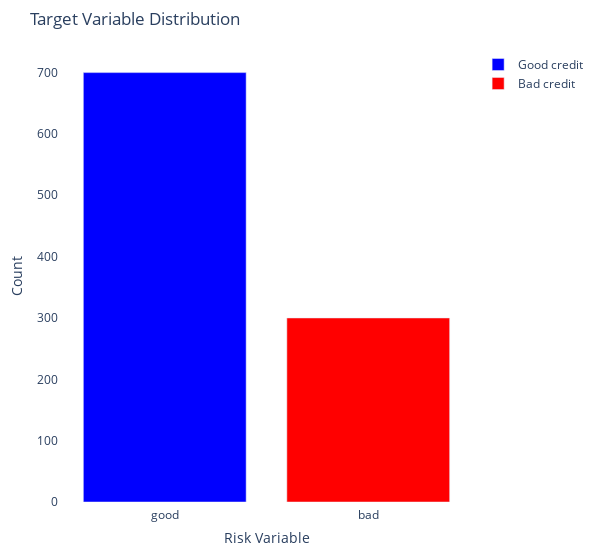

The code cell stored with this chart in its notebook:
### Markdown cell above
# Data Visualisation

### Code cell
trace0 = go.Bar(
    x = df_credit[df_credit["Risk"]== 'good']["Risk"].value_counts().index.values,
    y = df_credit[df_credit["Risk"]== 'good']["Risk"].value_counts().values,
    name='Good credit',
    marker=dict(color='blue')
)

trace1 = go.Bar(
    x = df_credit[df_credit["Risk"]== 'bad']["Risk"].value_counts().index.values,
    y = df_credit[df_credit["Risk"]== 'bad']["Risk"].value_counts().values,
    name='Bad credit',
    marker=dict(color='red')
)

data = [trace0, trace1]

layout = go.Layout(
    title='Target Variable Distribution',
    width=600,
    margin=dict(l=50, r=50, b=50, t=50, pad=4),
    yaxis=dict(title='Count'),
    xaxis=dict(title='Risk Variable'),
    plot_bgcolor='white',
    paper_bgcolor='white'
)

fig = go.Figure(data=data, layout=layout)
fig.show()

### Figure 1 — Plotly figure (JSON) as saved in the notebook; plotly's stock layout.template omitted (floating-point values rounded to 4 significant figures)
{"data": [{"marker": {"color": "blue"}, "name": "Good credit", "type": "bar", "x": ["good"], "y": [700]}, {"marker": {"color": "red"}, "name": "Bad credit", "type": "bar", "x": ["bad"], "y": [300]}], "layout": {"margin": {"b": 50, "l": 50, "pad": 4, "r": 50, "t": 50}, "paper_bgcolor": "white", "plot_bgcolor": "white", "title": {"text": "Target Variable Distribution"}, "width": 600, "xaxis": {"title": {"text": "Risk Variable"}}, "yaxis": {"title": {"text": "Count"}}}}
